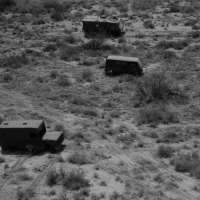
#> input picture img1.png, 200 x 200 px
$ jupyter execute imageFilter.ipynb
#> lines starting #> are read from the running program, lines starting #| are printed output that depends on the picture; long printed decimals are rounded
[cell 1]
import cv2
import math
import numpy as np
import matplotlib.pyplot as plt
from skimage.util import random_noise

def padding(image):
    row=image.shape[0]
    col=image.shape[1]

    new_image = np.zeros([row+4,col+4],dtype='float')
    for i in range(row+4):
        for j in range(col+4):
            if i==0 or i==row+2 or i==1 or i==row+3:
                new_image[i,j]=0
            elif j==0 or j==col+2 or j==1 or j==col+3:
                new_image[i,j]=0
            else:
                new_image[i,j]=image[i-2,j-2]
    return new_image

def MeanFilter(image,new_image, filter_size):
    row=new_image.shape[0]
    col=new_image.shape[1]
    # create an empty array with same size as input image
    output = np.zeros(image.shape,float)
    # creat an empty variable
    result = 0
    # deal with filter size = 3x3
    if filter_size == 9:
        for i in range(1, row+1):
            for j in range(1,col+1):
                for x in range(-1, 2):
                    for y in range(-1, 2):
                        result = result + new_image[i+x, j+y]
                #print(result)
                output[i][j] =result / filter_size
                result = 0
    elif filter_size == 25:
        for i in range(2,row-2):
            for j in range(2,col-2):
                for y in range(-2, 3):
                    for x in range(-2, 3):
                        result = result + new_image[i+x, j+y]
                output[i-2][j-2] =result/filter_size
                result = 0
    return output

def MedianFilter(img,image,filter_size):
    # create the kernel array of filter as same size as filter_size
    filter_array = [image[0][0]] * filter_size
    row=image.shape[0]
    col=image.shape[1]
    # create an empty array with same size as input image
    output = np.zeros(img.shape,float)
    if filter_size == 9:
        for j in range(1, image.shape[0]-1):
            for i in range(1, image.shape[1]-1):
                filter_array[0] = image[j-1, i-1]
                filter_array[1] = image[j, i-1]
                filter_array[2] = image[j+1, i-1]
                filter_array[3] = image[j-1, i]
                filter_array[4] = image[j, i]
                filter_array[5] = image[j+1, i]
                filter_array[6] = image[j-1, i+1]
                filter_array[7] = image[j, i+1]
                filter_array[8] = image[j+1, i+1]

                # sort the array
                filter_array.sort()

                # put the median number into output array
                output[j][i] = filter_array[4]

    # deal with filter size = 5x5
    elif filter_size == 25:
        for j in range(2, row-2):
            for i in range(2, col-2):
                filter_array[0] = image[j-2, i-2]
                filter_array[1] = image[j-1, i-2]
                filter_array[2] = image[j, i-2]
                filter_array[3] = image[j+1, i-2]
                filter_array[4] = image[j+2, i-2]
                filter_array[5] = image[j-2, i-1]
                filter_array[6] = image[j-1, i-1]
                filter_array[7] = image[j, i-1]
                filter_array[8] = image[j+1, i-1]
                filter_array[9] = image[j+2, i-1]
                filter_array[10] = image[j-2, i]
                filter_array[11] = image[j-1, i]
                filter_array[12] = image[j, i]
                filter_array[13] = image[j+1, i]
                filter_array[14] = image[j+2, i]
                filter_array[15] = image[j-2, i+1]
                filter_array[16] = image[j-1, i+1]
                filter_array[17] = image[j, i+1]
                filter_array[18] = image[j+1, i+1]
                filter_array[19] = image[j+2, i+1]
                filter_array[20] = image[j-2, i+2]
                filter_array[21] = image[j-1, i+2]
                filter_array[22] = image[j, i+2]
                filter_array[23] = image[j+1, i+2]
                filter_array[24] = image[j+2, i+2]

                # sort the array
                filter_array.sort()

                # put the median number into output array
                output[j-2][i-2] = filter_array[12]
    return output

def koperator(image,new_image,p,q,a):

    #dimensions of input image
    row = len(new_image)
    col = len(new_image[0])

    x=math.pi
    #find  gamma value using gamma function
    g1=math.gamma((2-a)/2)
    #now put these value in y1
    y1=((2**(a))*(x))/g1
    #as giving in paper in Table 2 superposition in all eight direction we need to coffiecient Co and C1
    Co=(p+q)/(2*a*y1)
    C1=((2**(a))*p)/(2*a*y1)
    C2=(p*(2**a-1))/(2*a*y1)
    # create the mask array of filter as same size as filter_size of 9 beacuse 3X3 having size 9
    mask = np.zeros([5,5],dtype='float')

    #Normalization of the filter mask
    total=(8*Co)+8*(C1)+8*(C2)
    for i in range(5):
        for j in range(5):
            if i==2 and j==2:
                mask[i][j]=(8*Co)/total
            elif i==0 and j%2==0:
                mask[i][j]=C2/total
            elif i%2==0 and j==0:
                mask[i][j]=C2/total
            elif i==4 and j%2==0:
                mask[i][j]=C2/total
            elif j==4 and i%2==0:
                mask[i][j]=C2/total
            elif i==0 and j%2==1 or i==4 and j%2==1 or j==0 and i%2==1 or j==4 and i%2==1:
                mask[i][j]=0
            else:
                mask[i][j]=C1/total

    #apply Fractional-Mask
    output = np.zeros(image.shape,float)
    result = 0
    #convolution
    for i in range(2,row-2):
            for j in range(2,col-2):
                for x in range(-2, 3):
                    for y in range(-2, 3):
                        result = result + new_image[i+x, j+y]*mask[x+2,y+2]
                output[i-2][j-2] = result
                result = 0

    return output
def mseerror(finalimg,img):
    error = 0
    row = len(img)
    col = len(img[0])
    for i in range(0,row):
        for j in range(0,col):
            k=img[i,j]-finalimg[i,j]
            error = error + (k*k)
    error = error/((row)*(col))
    return error

def psnrerror(mse):
    psnr=20*math.log10(((2**8)-1)/math.sqrt(mse))
    return psnr

#this is main function
if __name__ == '__main__':

    #import the image and stor it in variable "img"
    img = cv2.imread('img1.png')
#> img is the input picture: shape (200, 200, 3); min 3, max 163, mean 89.3

    #convert original image to grayscale image
    gray = cv2.cvtColor(img,cv2.COLOR_BGR2GRAY)

    #Add noise to the GrayImage
    noise = random_noise(gray,mode='gaussian',var=0.05)
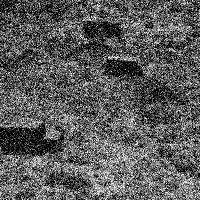
#> noise: shape (200, 200) float64; min 0, max 1, mean 0.361

    gray1=gray+noise

    #add padding
    grayImg=padding(gray1)
#> after the loop in padding, `for i in range(row+4):`:
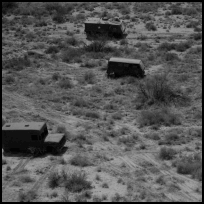
#> new_image: shape (204, 204) float64; min 0, max 164, mean 86.2


    avgFilter = MeanFilter(gray1,grayImg,25)
#> after the loop in MeanFilter, `for i in range(2,row-2):`:
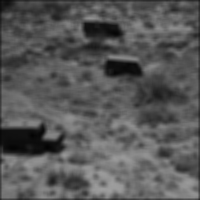
#> output: shape (200, 200) float64; min 3.07, max 158.6, mean 88.6

    medFilter = MedianFilter(gray1,grayImg,25)
#> in MedianFilter, `filter_array = [image[0][0]] * filter_size`: filter_array = 25 values from 0 to 0
#> after the loop in MedianFilter, `for j in range(2, row-2):`: filter_array = 25 values from 0 to 130.7

    #filter the image using K-Operator by calling function koperator and pass image as argument
    koperatorFilter = koperator(gray1,grayImg,1.05,0,0.42)
#> in koperator, `row = len(new_image)`: row = 204

    #Here gaussian filter is applied using inbuilt function provided by cv2(OpenCv)
    gaussianFilter = cv2.GaussianBlur(grayImg,(5,5),cv2.BORDER_DEFAULT)
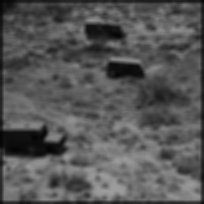
#> gaussianFilter: shape (204, 204) float64; min 3.07, max 158.7, mean 86.5

    fig = plt.figure()
    fig.set_figheight(15)
    fig.set_figwidth(15)

    # display the oringinal image
    fig.add_subplot(3, 3, 1)
    plt.title('Original Image')
    plt.imshow(gray, cmap='gray')

    # display the noised image
    fig.add_subplot(3, 3, 2)
    plt.title('Noised Image')
    plt.imshow(gray1, cmap='gray')

    fig.add_subplot(3, 3, 3)
    plt.title('Average Filter')
    plt.imshow(avgFilter, cmap='gray')

    fig.add_subplot(3, 3, 4)
    plt.title('Median Filter')
    plt.imshow(medFilter, cmap='gray')

    fig.add_subplot(3, 3, 5)
    plt.title('Gaussian Filter')
    plt.imshow(gaussianFilter, cmap='gray')

    fig.add_subplot(3, 3, 6)
    plt.title('K-operator Filter')
    plt.imshow(koperatorFilter, cmap='gray')

    mse = mseerror(avgFilter,gray)
#> in mseerror, `row = len(img)`: row = 200
#> after the loop in mseerror, `for i in range(0,row):`: error = 8156722.4
#> in mseerror, `error = error/((row)*(col))`: error = 203.9
#> mse = 203.9
    psnr = psnrerror(mse)
#> in psnrerror, `psnr=20*math.log10(((2**8)-1)/math.sqrt(mse))`: psnr = 25.04
#> psnr = 25.04
    print("A.F")
    print("mse : ", mse)
#| mse :  203.918
    print("psnr : ", psnr)
#| psnr :  25.036

    mse = mseerror(medFilter,gray)
#> mse = 153.8
    psnr = psnrerror(mse)
#> psnr = 26.26
    print("M.F")
    print("mse : ", mse)
#| mse :  153.806
    print("psnr : ", psnr)
#| psnr :  26.261

    mse = mseerror(gaussianFilter,gray)
#> mse = 473.5
    psnr = psnrerror(mse)
#> psnr = 21.38
    print("G.F")
    print("mse : ", mse)
#| mse :  473.502
    print("psnr : ", psnr)
#| psnr :  21.378

    mse = mseerror(koperatorFilter,gray)
#> mse = 56.1
    psnr = psnrerror(mse)
#> psnr = 30.64
    print("K.F")
    print("mse : ", mse)
#| mse :  56.105
    print("psnr : ", psnr)
#| psnr :  30.641

$ run again, with img2.png copied over img1.png
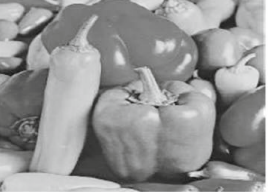
#> input picture img2.png, 268 x 192 px
#> img is the input picture: shape (192, 268, 3); mean B, G, R 147.1, 147.2, 146.9
#> in MedianFilter, `filter_array = [image[0][0]] * filter_size`: filter_array = 25 values from 0 to 0
#> after the loop in MedianFilter, `for j in range(2, row-2):`:
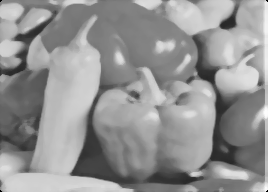
#> output: shape (192, 268) float64; min 0, max 253.8, mean 147.4
#> after the loop in MedianFilter, `for j in range(2, row-2):`: filter_array = 25 values from 0 to 255
#> in koperator, `row = len(new_image)`: row = 196
#> in koperator, `col = len(new_image[0])`: col = 272
#> `gaussianFilter = cv2.GaussianBlur(grayImg,(5,5),cv2.BORDER_DEFAULT)`:
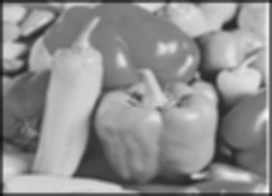
#> gaussianFilter: shape (196, 272) float64; min 19.21, max 250.8, mean 143.2
#> in mseerror, `row = len(img)`: row = 192
#> in mseerror, `col = len(img[0])`: col = 268
#> after the loop in mseerror, `for i in range(0,row):`: error = 12339246.3
#> in mseerror, `error = error/((row)*(col))`: error = 239.8
#> in psnrerror, `psnr=20*math.log10(((2**8)-1)/math.sqrt(mse))`: psnr = 24.33
#| mse :  239.802
#| psnr :  24.332
#> `mse = mseerror(medFilter,gray)`: mse = 72.83
#> `psnr = psnrerror(mse)`: psnr = 29.51
#| mse :  72.834
#| psnr :  29.507
#> `mse = mseerror(gaussianFilter,gray)`: mse = 726.4
#> `psnr = psnrerror(mse)`: psnr = 19.52
#| mse :  726.384
#| psnr :  19.519
#> `mse = mseerror(koperatorFilter,gray)`: mse = 58.99
#> `psnr = psnrerror(mse)`: psnr = 30.42
#| mse :  58.985
#| psnr :  30.423

$ run again, with img3.png copied over img1.png
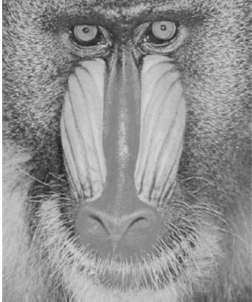
#> input picture img3.png, 252 x 302 px
#> img is the input picture: shape (302, 252, 3); mean B, G, R 145.7, 145.8, 145.4
#> in MedianFilter, `filter_array = [image[0][0]] * filter_size`: filter_array = 25 values from 0 to 0
#> after the loop in MedianFilter, `for j in range(2, row-2):`:
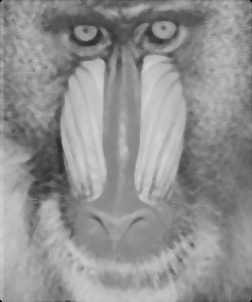
#> output: shape (302, 252) float64; min 0, max 210, mean 145.8
#> after the loop in MedianFilter, `for j in range(2, row-2):`: filter_array = 25 values from 0 to 107
#> in koperator, `row = len(new_image)`: row = 306
#> in koperator, `col = len(new_image[0])`: col = 256
#> `gaussianFilter = cv2.GaussianBlur(grayImg,(5,5),cv2.BORDER_DEFAULT)`:
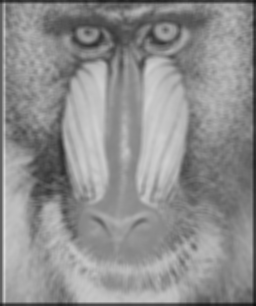
#> gaussianFilter: shape (306, 256) float64; min 14.56, max 221.7, mean 142.7
#> in mseerror, `row = len(img)`: row = 302
#> in mseerror, `col = len(img[0])`: col = 252
#> after the loop in mseerror, `for i in range(0,row):`: error = 21634703.6
#> in mseerror, `error = error/((row)*(col))`: error = 284.3
#> in psnrerror, `psnr=20*math.log10(((2**8)-1)/math.sqrt(mse))`: psnr = 23.59
#| mse :  284.278
#| psnr :  23.593
#> `mse = mseerror(medFilter,gray)`: mse = 205.4
#> `psnr = psnrerror(mse)`: psnr = 25
#| mse :  205.420
#| psnr :  25.004
#> `mse = mseerror(gaussianFilter,gray)`: mse = 574.6
#> `psnr = psnrerror(mse)`: psnr = 20.54
#| mse :  574.629
#| psnr :  20.537
#> `mse = mseerror(koperatorFilter,gray)`: mse = 72.65
#> `psnr = psnrerror(mse)`: psnr = 29.52
#| mse :  72.653
#| psnr :  29.518
